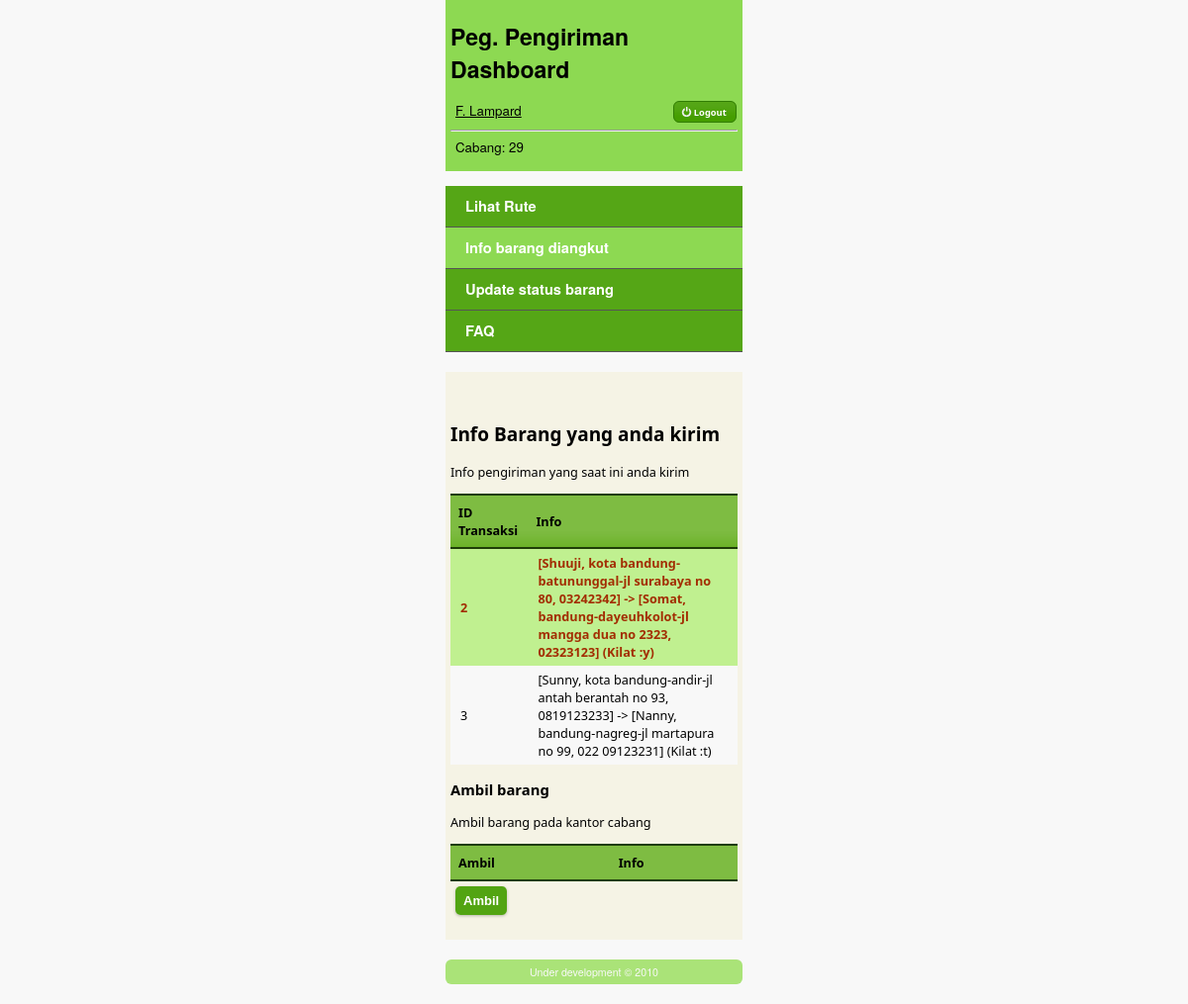
Page /view/pengiriman/info.php (signed in) on the committed database.
### tables this page shows
CREATE TABLE IF NOT EXISTS `transaksi` (
  `id` int(11) NOT NULL AUTO_INCREMENT,
  `namapengirim` varchar(60) NOT NULL,
  `notelppengirim` varchar(20) NOT NULL,
  `idkecpengirim` int(11) NOT NULL,
  `detalamatpengirim` varchar(255) NOT NULL,
  `namapenerima` varchar(60) NOT NULL,
  `notelppenerima` varchar(20) NOT NULL,
  `idkecpenerima` int(11) NOT NULL,
  `detalamatpenerima` varchar(255) NOT NULL,
  `idcs` varchar(9) NOT NULL,
  `idpengirim` varchar(9) DEFAULT NULL,
  `idstatus` int(11) NOT NULL,
  `biaya` bigint(20) NOT NULL,
  `asuransi` varchar(1) NOT NULL,
  `kilat` varchar(1) NOT NULL,
  `infopenerima` varchar(500) DEFAULT NULL,
  `poskc` int(11) DEFAULT NULL,
  PRIMARY KEY (`id`),
  KEY `idkecpengirim` (`idkecpengirim`),
  KEY `idkecpenerima` (`idkecpenerima`),
  KEY `idcs` (`idcs`),
  KEY `idpengirim` (`idpengirim`),
  KEY `idstatus` (`idstatus`)
);

CREATE TABLE IF NOT EXISTS `kabupaten` (
  `id` int(11) NOT NULL AUTO_INCREMENT,
  `nama` varchar(30) NOT NULL,
  PRIMARY KEY (`id`)
);

CREATE TABLE IF NOT EXISTS `kecamatan` (
  `id` int(11) NOT NULL AUTO_INCREMENT,
  `idkabupaten` int(11) NOT NULL,
  `nama` varchar(30) NOT NULL,
  `lat` double NOT NULL,
  `lon` double NOT NULL,
  PRIMARY KEY (`id`),
  KEY `idkabupaten` (`idkabupaten`)
);

### modules/transaksi.php (called while the page is built, shortened)
<?php
function trans_getDaftarTransByIdPeng($id){
    $query="select tr.id, tr.namapengirim, tr.notelppengirim, tr.idkecpengirim, tr.detalamatpengirim, tr.namapenerima, tr.notelppenerima,tr.idkecpenerima, tr.detalamatpenerima, tr.kilat,a.nama kecpengirim, b.nama kecpenerima, c.nama kabpengirim, d.nama kabpenerima from transaksi tr, kecamatan a, kecamatan b, kabupaten c, kabupaten d where idpengirim='$id' and idstatus=2 and a.id=tr.idkecpengirim and b.id=tr.idkecpenerima and a.idkabupaten=c.id and b.idkabupaten=d.id";
    $result=mysql_query($query);
    $hasil=array();
    while($row = mysql_fetch_assoc($result)){
        $hasil[]=$row;
    }
    return $hasil;
}

### view/pengiriman/info.php (the view, shortened to what this page needs)
<?php
require_once('../../modules/transaksi.php');
require_once('header.php');
$daftartrans=trans_getDaftarTransByIdPeng($_SESSION['id']);
?>
            <div id="nav">
	            <ul>
	                <li><a href="index.php">Lihat Rute</a></li>
		            <li><a href="info.php" style="background:#8dd952;">Info barang diangkut</a></li>
		            <li><a href="update.php">Update status barang</a></li>
		            <li><a href="faq.php">FAQ</a></li>
	            </ul>
            </div>
            <div id="isi">
                <div id="panelinfo">
                </div>
                <h2>Info Barang yang anda kirim</h2>
	            <p>Info pengiriman yang saat ini anda kirim</p>
	            <table id="daftartransaksi" class="tabel">
	                <thead>
	                    <tr><th>ID Transaksi</th><th>Info</th></tr>
	                </thead>
	                <tbody>
                        <?php $i=0; foreach($daftartrans as $tran): ?>
                        <tr <?php
                                $gaya='';
                                if($i%2==0) $gaya.='background-color: rgb(192, 240, 144);';
                                if($tran['kilat']=='y') $gaya.='font-weight:bold;color:#a22d02;';
                                echo 'style="'.$gaya.'"';
                            ?>>
                            <td><?php echo $tran['id']; ?></td>
                            <td>[<?php echo $tran['namapengirim']; ?>,
                            <?php echo $tran['kabpengirim']; ?>-<?php echo $tran['kecpengirim']; ?>-<?php echo $tran['detalamatpengirim']; ?>,
                            <?php echo $tran['notelppengirim']; ?>] ->
                            [<?php echo $tran['namapenerima']; ?>,
                            <?php echo $tran['kabpenerima']; ?>-<?php echo $tran['kecpenerima']; ?>-<?php echo $tran['detalamatpenerima']; ?>,
                            <?php echo $tran['notelppenerima']; ?>]
                             (Kilat :<?php echo $tran['kilat']; ?>)</td></tr>
                        <?php $i++; endforeach;?>
	                </tbody>
	            </table>
	            <h3>Ambil barang</h3>
	            <p>Ambil barang pada kantor cabang <?php echo $_SESSION['posnmkc']; ?><p>
	            <form action="info.php" method="post" class="def_form">
	            <table id="daftarpaket" class="tabel">
	                <thead>
	                    <tr><th>Ambil</th><th>Info</th></tr>
	                </thead>
	            </table>
	            <input type="submit" name="ambil" value="Ambil" />
	            </form>
            </div>
<?php
require_once('footer.php');
?>

### view/pengiriman/header.php (shortened to what this page needs)
<!DOCTYPE html>
<html>
<head>
    <link type="text/css" href="../../css/south-street/jquery-ui-1.8.1.custom.css" rel="stylesheet" />
    <link type="text/css" href="../../css/main.css" rel="stylesheet" />
    <link type="text/css" href="../../css/dashboard.css" rel="stylesheet" />
    <link type="text/css" href="../../css/pengiriman.css" rel="stylesheet" />
</head>
<body>
    <div id="wrapper">
        <div id="header">
            <div id="panelid">
                <h1>Peg. Pengiriman Dashboard</h1>
                <div>
                    <a href="../control.php?op=logout"><button id="logout" class="ui-button ui-widget ui-state-default ui-corner-all ui-button-text-icon" role="button" aria-disabled="false"><span class="ui-button-icon-primary ui-icon ui-icon-power"></span><span class="ui-button-text">Logout</span></button></a>
                    <p><span class="nama"><?php echo $_SESSION['nama'];?></span></p><hr/>
                    <p>Cabang: <?php echo $_SESSION['namakantorcabang'];?></p>
                </div>
            </div>
        </div>
        <div id="content">

### view/pengiriman/footer.php (shortened to what this page needs)
</div>
        <div id="footer" class="ui-corner-all">
            Under development &copy; 2010
        </div>
    </div>
</body>
</html>

### css/main.css (style rules this page uses)
body { text-align:center; margin: 0; font-family:Helvetica Neue,"Arial",Helvetica,Verdana,sans-serif; background:#f8f8f8; font-size: 72%; }
#wrapper { width:800px; margin:10px auto 10px; }
#header { padding:20px 0; }
a { text-decoration:none; color:#cdcdcd; }
#footer { clear:both; margin:20px 0; padding:10px; font-size:8pt; }
#content { margin:5px 0; text-align:left; }
.nama { text-decoration:underline; font-size:10pt; }
.def_form { text-align:left; }
.def_form input, .def_form textarea { padding: 5px; border: solid 1px #E5E5E5; outline: 0; font: normal 13px/100% Verdana, Tahoma, sans-serif; background: -webkit-gradient(linear, left top, left 25, from(#FFFFFF), color-stop(4%, #EEEEEE), to(#FFFFFF)); background: -moz-linear-gradient(top, #FFFFFF, #EEEEEE 1px, #FFFFFF 25px); box-shadow: rgba(0,0,0, 0.1) 0px 0px 8px; -moz-box-shadow: rgba(0,0,0, 0.1) 0px 0px 8px; -webkit-box-shadow: rgba(0,0,0, 0.1) 0px 0px 8px; }
.def_form input[type=submit],.def_form input[type=reset],.def_form input[type=button] { background-color:#52a412; background: -webkit-gradient(linear, left top, left bottom, from(#52a412), to(#52a412)); background: -moz-linear-gradient(top, #52a412, #52a412); color:white; padding:8px; border:0 none; margin:5px; border-radius:5px; -moz-border-radius:5px; -moz-box-shadow:0 1px 3px rgba(0, 0, 0, 0.25); -webkit-border-radius:5px; -webkit-box-shadow:0 1px 3px rgba(0, 0, 0, 0.25); cursor:pointer; font-weight:bold; width:auto; }
#panelinfo { margin:5px; padding:5px; text-align:left; font-size:11pt; }
#footer { background:#aae378; padding:5px; color:#f8f8f8; }
.tabel { width:100%; background:#f8f8f8; padding:5px; border:none; border-collapse:collapse; }
.tabel thead tr th { padding:8px; margin:0; background:url(south-street/images/ui-bg_highlight-soft_25_67b021_1x100.png) repeat-x; border-top:2px solid #1e3d07; border-bottom:2px solid #1e3d07; }
.tabel td { padding:5px 10px; }

### css/dashboard.css (style rules this page uses)
#header { text-align:left; overflow:auto; }
#panelid { float:right; padding:5px; }
#panelid p { font-size:10pt; margin:5px 5px 10px; }
#logout { float:right; font-size:7pt; }

### css/pengiriman.css (style rules this page uses)
#wrapper { width:300px; margin:0 auto; }
#header { padding:0 0 10px; }
#nav ul { margin:0; padding:0; }
#nav ul li { #display:inline; list-style:none; }
#nav ul li a { color:white; display:block; font-weight:bold; padding:10px 20px; font-size:11pt; background:#55a616; border-bottom:1px solid #555; }
#panelid { clear:both; float:none; background:#8dd952; color:#000; }
#isi { padding:20px 5px; margin:20px 0; clear:both; background:#f5f3e5; font-family:segoe ui,Arial,sans-serif; font-size:1.1em; color:#000; }

### rows in the picture
transaksi: id "2", namapengirim "Shuuji", kabupaten.nama "kota bandung", idkecpengirim.nama "batununggal", detalamatpengirim "jl surabaya no 80", notelppengirim "03242342", namapenerima "Somat", kabupaten.nama "bandung", idkecpenerima.nama "dayeuhkolot", detalamatpenerima "jl mangga dua no 2323", notelppenerima "02323123", kilat "y"
transaksi: id "3", namapengirim "Sunny", kabupaten.nama "kota bandung", idkecpengirim.nama "andir", detalamatpengirim "jl antah berantah no 93", notelppengirim "0819123233", namapenerima "Nanny", kabupaten.nama "bandung", idkecpenerima.nama "nagreg", detalamatpenerima "jl martapura no 99", notelppenerima "022 09123231", kilat "t"

### other values in the picture
$_SESSION['nama'] "F. Lampard"
$_SESSION['namakantorcabang'] "29"
